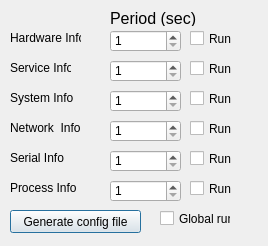
<?xml version="1.0" encoding="UTF-8"?>
<ui version="4.0">
 <class>Grabber</class>
 <widget class="QDialog" name="Grabber">
  <property name="geometry">
   <rect>
    <x>0</x>
    <y>0</y>
    <width>268</width>
    <height>246</height>
   </rect>
  </property>
  <property name="windowTitle">
   <string>Dialog</string>
  </property>
  <widget class="QCheckBox" name="WHW">
   <property name="geometry">
    <rect>
     <x>190</x>
     <y>30</y>
     <width>70</width>
     <height>17</height>
    </rect>
   </property>
   <property name="text">
    <string>Run</string>
   </property>
  </widget>
  <widget class="QLabel" name="LHW">
   <property name="geometry">
    <rect>
     <x>10</x>
     <y>30</y>
     <width>71</width>
     <height>16</height>
    </rect>
   </property>
   <property name="text">
    <string>Hardware Info</string>
   </property>
  </widget>
  <widget class="QLabel" name="LSC">
   <property name="geometry">
    <rect>
     <x>10</x>
     <y>60</y>
     <width>61</width>
     <height>16</height>
    </rect>
   </property>
   <property name="text">
    <string>Service Info</string>
   </property>
  </widget>
  <widget class="QLabel" name="LSI">
   <property name="geometry">
    <rect>
     <x>10</x>
     <y>90</y>
     <width>71</width>
     <height>16</height>
    </rect>
   </property>
   <property name="text">
    <string>System Info</string>
   </property>
  </widget>
  <widget class="QLabel" name="LNI">
   <property name="geometry">
    <rect>
     <x>10</x>
     <y>120</y>
     <width>71</width>
     <height>16</height>
    </rect>
   </property>
   <property name="text">
    <string>Network  Info</string>
   </property>
  </widget>
  <widget class="QLabel" name="LES">
   <property name="geometry">
    <rect>
     <x>10</x>
     <y>150</y>
     <width>71</width>
     <height>16</height>
    </rect>
   </property>
   <property name="text">
    <string>Serial Info</string>
   </property>
  </widget>
  <widget class="QLabel" name="LSP">
   <property name="geometry">
    <rect>
     <x>10</x>
     <y>180</y>
     <width>71</width>
     <height>16</height>
    </rect>
   </property>
   <property name="text">
    <string>Process Info</string>
   </property>
  </widget>
  <widget class="QCheckBox" name="WSC">
   <property name="geometry">
    <rect>
     <x>190</x>
     <y>60</y>
     <width>70</width>
     <height>17</height>
    </rect>
   </property>
   <property name="text">
    <string>Run</string>
   </property>
  </widget>
  <widget class="QCheckBox" name="WSI">
   <property name="geometry">
    <rect>
     <x>190</x>
     <y>90</y>
     <width>70</width>
     <height>17</height>
    </rect>
   </property>
   <property name="text">
    <string>Run</string>
   </property>
  </widget>
  <widget class="QCheckBox" name="WNI">
   <property name="geometry">
    <rect>
     <x>190</x>
     <y>120</y>
     <width>70</width>
     <height>17</height>
    </rect>
   </property>
   <property name="text">
    <string>Run</string>
   </property>
  </widget>
  <widget class="QCheckBox" name="WES">
   <property name="geometry">
    <rect>
     <x>190</x>
     <y>150</y>
     <width>70</width>
     <height>17</height>
    </rect>
   </property>
   <property name="text">
    <string>Run</string>
   </property>
  </widget>
  <widget class="QCheckBox" name="WSP">
   <property name="geometry">
    <rect>
     <x>190</x>
     <y>180</y>
     <width>70</width>
     <height>17</height>
    </rect>
   </property>
   <property name="text">
    <string>Run</string>
   </property>
  </widget>
  <widget class="QLabel" name="Run">
   <property name="geometry">
    <rect>
     <x>110</x>
     <y>10</y>
     <width>101</width>
     <height>16</height>
    </rect>
   </property>
   <property name="font">
    <font>
     <pointsize>12</pointsize>
    </font>
   </property>
   <property name="text">
    <string>Period (sec)</string>
   </property>
  </widget>
  <widget class="QSpinBox" name="SHI">
   <property name="geometry">
    <rect>
     <x>110</x>
     <y>30</y>
     <width>71</width>
     <height>22</height>
    </rect>
   </property>
   <property name="minimum">
    <number>1</number>
   </property>
   <property name="maximum">
    <number>32766</number>
   </property>
  </widget>
  <widget class="QPushButton" name="GC">
   <property name="geometry">
    <rect>
     <x>10</x>
     <y>210</y>
     <width>131</width>
     <height>23</height>
    </rect>
   </property>
   <property name="text">
    <string>Generate config file</string>
   </property>
  </widget>
  <widget class="QSpinBox" name="SSC">
   <property name="geometry">
    <rect>
     <x>110</x>
     <y>60</y>
     <width>71</width>
     <height>22</height>
    </rect>
   </property>
   <property name="minimum">
    <number>1</number>
   </property>
   <property name="maximum">
    <number>32766</number>
   </property>
  </widget>
  <widget class="QSpinBox" name="SSI">
   <property name="geometry">
    <rect>
     <x>110</x>
     <y>90</y>
     <width>71</width>
     <height>22</height>
    </rect>
   </property>
   <property name="minimum">
    <number>1</number>
   </property>
   <property name="maximum">
    <number>32766</number>
   </property>
  </widget>
  <widget class="QSpinBox" name="SNI">
   <property name="geometry">
    <rect>
     <x>110</x>
     <y>120</y>
     <width>71</width>
     <height>22</height>
    </rect>
   </property>
   <property name="minimum">
    <number>1</number>
   </property>
   <property name="maximum">
    <number>32766</number>
   </property>
  </widget>
  <widget class="QSpinBox" name="SES">
   <property name="geometry">
    <rect>
     <x>110</x>
     <y>150</y>
     <width>71</width>
     <height>22</height>
    </rect>
   </property>
   <property name="minimum">
    <number>1</number>
   </property>
   <property name="maximum">
    <number>32766</number>
   </property>
  </widget>
  <widget class="QSpinBox" name="SSP">
   <property name="geometry">
    <rect>
     <x>110</x>
     <y>180</y>
     <width>71</width>
     <height>22</height>
    </rect>
   </property>
   <property name="minimum">
    <number>1</number>
   </property>
   <property name="maximum">
    <number>32766</number>
   </property>
  </widget>
  <widget class="QCheckBox" name="CRun">
   <property name="geometry">
    <rect>
     <x>160</x>
     <y>210</y>
     <width>71</width>
     <height>17</height>
    </rect>
   </property>
   <property name="text">
    <string>Global run</string>
   </property>
  </widget>
 </widget>
 <resources/>
 <connections/>
</ui>
